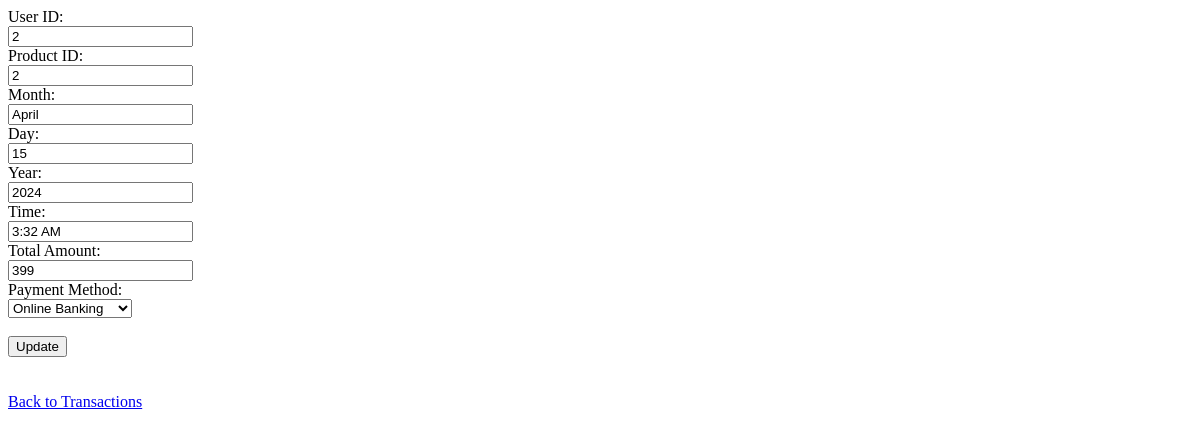
The page /update.php?transactionID=2 (signed in) on the database its author committed.
### tables this page shows
CREATE TABLE `transaction` (
  `transactionID` varchar(20) NOT NULL,
  `userID` varchar(20) NOT NULL,
  `prodID` varchar(10) NOT NULL,
  `Month` varchar(15) NOT NULL,
  `Day` varchar(2) NOT NULL,
  `Yr` varchar(4) NOT NULL,
  `Time` varchar(10) NOT NULL,
  `TotalAmount` double NOT NULL,
  `paymentMethod` varchar(50) NOT NULL
);

### update.php (the view, shortened to what this page needs)
<?php
$conn = mysqli_connect("localhost", "root", "", "patriciahappyshopping") or die("Error in connection: ");
if (isset($_GET['transactionID'])) {
    $transactionID = $_GET['transactionID'];
    $sql = "SELECT * FROM transaction WHERE transactionID = '$transactionID'";
    $result = mysqli_query($conn, $sql);
    if (mysqli_num_rows($result) > 0) {
        $row = mysqli_fetch_assoc($result);
    } else {
        echo "No record found";
        exit();
    }
}
?>
<!DOCTYPE html>
<html lang="en">
<head>
    <link rel="stylesheet" href="display.css">
</head>
<body>
    <form action="update.php?transactionID=<?php echo $row['transactionID']; ?>" method="post">
        <label for="userID">User ID: </label><br>
        <input type="text" id="userID" name="userID" value="<?php echo $row['userID']; ?>"><br>
        <label for="prodID">Product ID: </label><br>
        <input type="text" id="prodID" name="prodID" value="<?php echo $row['prodID']; ?>"><br>
        <label for="Month">Month: </label><br>
        <input type="text" id="Month" name="Month" value="<?php echo $row['Month']; ?>"><br>
        <label for="Day">Day: </label><br>
        <input type="text" id="Day" name="Day" value="<?php echo $row['Day']; ?>"><br>
        <label for="Yr">Year: </label><br>
        <input type="text" id="Yr" name="Yr" value="<?php echo $row['Yr']; ?>"><br>
        <label for="Time">Time: </label><br>
        <input type="text" id="Time" name="Time" value="<?php echo $row['Time']; ?>"><br>
        <label for="TotalAmount">Total Amount: </label><br>
        <input type="text" id="TotalAmount" name="TotalAmount" value="<?php echo $row['TotalAmount']; ?>"><br>
        <label for="paymentMethod">Payment Method: </label><br>
        <select id="paymentMethod" name="paymentMethod">
            <option value="onlineBanking" <?php if ($row['paymentMethod'] == 'onlineBanking') echo 'selected'; ?>>Online Banking</option>
        </select><br><br>
        <input type="submit" name="update_button" value="Update">
    </form>
    <br>
    <br>
    <a href="display.php">Back to Transactions</a>
</body>
</html>

### rows shown on the page
transaction: userID "2", prodID "2", Month "April", Day "15", Yr "2024", Time "3:32 AM", TotalAmount "399", paymentMethod "Online Banking"
